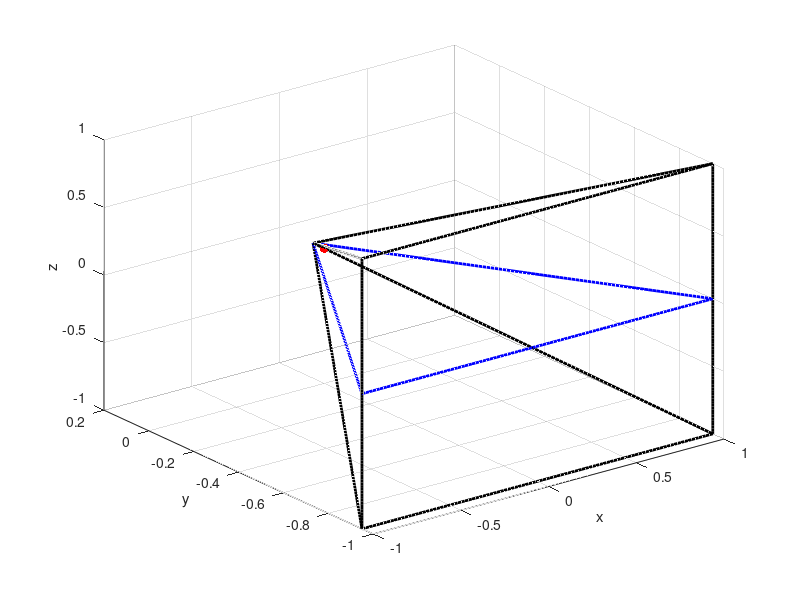

Source code (MATLAB):
x = linspace(-1,0);
y = x;
z = x;
figure; 
plot3(x,y+.05,z,'k','LineWidth',2); hold on; grid on;
plot3(-x,y+.05,z,'k','LineWidth',2);
plot3(x,y+.05,-z,'k','LineWidth',2);
plot3(-x,y+.05,-z,'k','LineWidth',2);
plot3(1*ones(1,100),-.95*ones(1,100),linspace(-1,1),'k','LineWidth',2);
plot3(-1*ones(1,100),-.95*ones(1,100),linspace(-1,1),'k','LineWidth',2);
plot3(linspace(-1,1),-.95*ones(1,100),-1*ones(1,100),'k','LineWidth',2);
plot3(linspace(-1,1),-.95*ones(1,100),1*ones(1,100),'k','LineWidth',2);
plot3(x,y+.05,zeros(1,100),'b','LineWidth',2);
plot3(-x,y+.05,zeros(1,100),'b','LineWidth',2);
plot3(linspace(-1,1),-.95*ones(1,100),zeros(1,100),'b','LineWidth',2);
plot3(0,0,0,'.r','MarkerSize',20);
xlabel('x'); ylabel('y'); zlabel('z');
